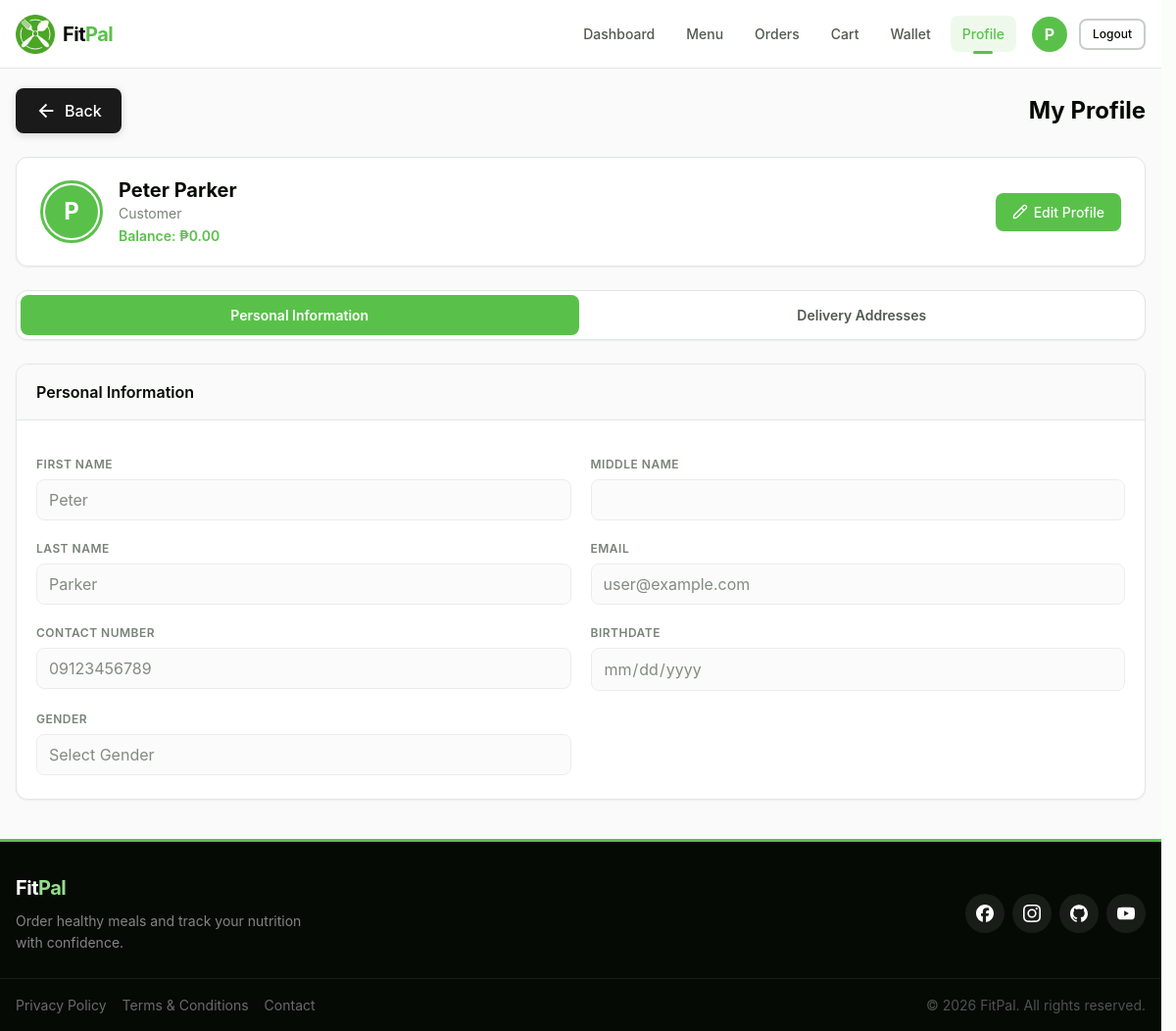
The page /customer/pages/profile.php (signed in) on the database its author committed.
### tables this page shows
CREATE TABLE customer_profile (
    customer_profile_id INT AUTO_INCREMENT PRIMARY KEY,
    customer_id INT NOT NULL UNIQUE,
    financial_account_id INT NOT NULL UNIQUE,
    profile_picture VARCHAR(255) NULL,
    dietary_preferences TEXT NULL,
    allergies TEXT NULL,
    fitness_goal VARCHAR(30) NULL CHECK (
        fitness_goal IN (
            'weight_loss',
            'muscle_gain',
            'maintenance'
        )
    ),
    height_cm DECIMAL(5, 2) NULL CHECK (
        height_cm IS NULL
        OR height_cm > 0
    ),
    weight_kg DECIMAL(5, 2) NULL CHECK (
        weight_kg IS NULL
        OR weight_kg > 0
    ),
    FOREIGN KEY (customer_id) REFERENCES customer (customer_id) ON DELETE CASCADE,
    FOREIGN KEY (financial_account_id) REFERENCES financial_account (financial_account_id) ON DELETE CASCADE,
    INDEX idx_customer_id (customer_id),
    INDEX idx_financial_account_id (financial_account_id)
) COMMENT = 'Customer profile with dietary and health information';

CREATE TABLE customer (
    customer_id INT AUTO_INCREMENT PRIMARY KEY,
    first_name VARCHAR(50) NOT NULL,
    middle_name VARCHAR(50) NULL,
    last_name VARCHAR(50) NOT NULL,
    birthdate DATE NULL,
    gender VARCHAR(10) NULL CHECK (
        gender IN ('Male', 'Female', 'Other')
    ),
    email VARCHAR(100) NOT NULL UNIQUE,
    contact_number VARCHAR(15) NULL,
    username VARCHAR(30) NULL UNIQUE,
    password VARCHAR(255) NOT NULL,
    date_created TIMESTAMP DEFAULT CURRENT_TIMESTAMP,
    is_active TINYINT(1) DEFAULT 1,
    INDEX idx_email (email),
    INDEX idx_username (username),
    INDEX idx_contact_number (contact_number)
) COMMENT = 'Customer account information';

CREATE TABLE financial_account (
    financial_account_id INT AUTO_INCREMENT PRIMARY KEY,
    balance DECIMAL(10, 2) NOT NULL DEFAULT 0.00,
    account_type VARCHAR(20) NOT NULL CHECK (
        account_type IN (
            'customer',
            'rider',
            'restaurant'
        )
    ),
    date_created TIMESTAMP DEFAULT CURRENT_TIMESTAMP,
    INDEX idx_account_type (account_type)
) COMMENT = 'Financial accounts for all users';

### customer/backend/database/customer-queries.php (called while the page is built, shortened)
<?php
function getCustomerProfile(PDO $db, int $customerId): array|false
{
    $stmt = $db->prepare(
        "SELECT
            c.customer_id,
            c.first_name,
            c.middle_name,
            c.last_name,
            c.email,
            c.username,
            c.contact_number,
            c.birthdate,
            c.gender,
            cp.profile_picture,
            cp.dietary_preferences,
            cp.allergies,
            cp.fitness_goal,
            cp.height_cm,
            cp.weight_kg,
            fa.balance
        FROM customer c
        LEFT JOIN customer_profile cp ON c.customer_id = cp.customer_id
        LEFT JOIN financial_account fa ON cp.financial_account_id = fa.financial_account_id
        WHERE c.customer_id = ?"
    );
    $stmt->execute([$customerId]);
    return $stmt->fetch(PDO::FETCH_ASSOC);
}
function formatCurrency(int|float|string|null $amount): string
{
    return '₱' . number_format((float)($amount ?? 0), 2);
}

### customer/pages/profile.php (the view, shortened to what this page needs)
<?php
$returnSlug  = $_SESSION['profile_return_slug'] ?? '';
$returnHref  = $returnSlug !== '' ? PROFILE_RETURN_DESTINATIONS[$returnSlug] : '';
$returnLabel = $returnSlug !== '' ? ucfirst($returnSlug) : '';
require_once __DIR__ . '/../includes/header.php';
require_once __DIR__ . '/../backend/database/customer-queries.php';
$customerId = (int)$_SESSION['customer_id'];
$profileData = getCustomerProfile($database_connection, $customerId) ?: null;
$fullName     = trim(($profileData['first_name'] ?? '') . ' ' . ($profileData['last_name'] ?? ''));
$balance      = (float)($profileData['balance'] ?? 0);
$profilePicUrl  = '';
$initial = strtoupper(substr($fullName !== '' ? $fullName : 'U', 0, 1));
?>
<div class="content profile-page">
    <div class="container">
        <div class="page-title-header">
            <div class="page-title-header-top">
                <button type="button" id="profileBackBtn" class="back-btn"
                    data-fallback-href="<?php echo $returnHref !== '' ? htmlspecialchars($returnHref, ENT_QUOTES, 'UTF-8') : ''; ?>">
                    <img src="<?php echo $assetBase; ?>assets/images/icons/arrow-left-line.svg" alt="Back"
                        class="back-btn-icon" width="20" height="20">
                    <span>Back<?php echo $returnLabel !== '' ? ' to ' . htmlspecialchars($returnLabel, ENT_QUOTES, 'UTF-8') : ''; ?></span>
                </button>
                <h1>My Profile</h1>
            </div>
        </div>
        <div class="profile-header-card" id="profileHeaderCard">
            <div class="profile-header-left">
                <div class="profile-avatar-wrap">
                    <?php if ($profilePicUrl !== ''): ?>
                    <img src="<?php echo htmlspecialchars($profilePicUrl, ENT_QUOTES, 'UTF-8'); ?>"
                        alt="Profile picture" id="profileAvatarImg" class="profile-avatar-image"
                        onerror="this.onerror=null; this.style.display='none'; var el=document.getElementById('profileAvatarInitial'); if(el){el.style.display='flex';}">
                    <span class="profile-avatar-placeholder" id="profileAvatarInitial" style="display: none;">
                        <?php echo htmlspecialchars($initial, ENT_QUOTES, 'UTF-8'); ?>
                    </span>
                    <?php else: ?>
                    <span class="profile-avatar-placeholder" id="profileAvatarInitial" style="display: flex;">
                        <?php echo htmlspecialchars($initial, ENT_QUOTES, 'UTF-8'); ?>
                    </span>
                    <?php endif; ?>
                </div>
                <div class="profile-name-role">
                    <p class="profile-full-name">
                        <?php echo htmlspecialchars($fullName ?: 'Customer', ENT_QUOTES, 'UTF-8'); ?></p>
                    <span class="profile-role-badge">Customer</span>
                    <span class="profile-balance">Balance: <?php echo formatCurrency($balance); ?></span>
                </div>
            </div>
            <div class="profile-header-right">
                <button type="button" id="editProfileBtn" class="btn btn-edit">
                    <img src="<?php echo $assetBase; ?>assets/images/icons/edit.svg" alt="" class="btn-icon">
                    <span>Edit Profile</span>
                </button>
            </div>
        </div>
        <div class="profile-tabs">
            <button type="button" id="tabBtnPersonal" class="profile-tab active" data-tab="personal">
                Personal Information
            </button>
            <button type="button" id="tabBtnAddresses" class="profile-tab" data-tab="addresses">
                Delivery Addresses
            </button>
        </div>
        <div class="profile-tab-content active" id="tab-personal">
            <div class="profile-card">
                <div class="card-header">
                    <h3>Personal Information</h3>
                </div>
                <div class="card-body">
                    <form id="profileForm" method="POST" action="../backend/handlers/profile-handler.php"
                        enctype="multipart/form-data" novalidate>
                        <div class="form-row">
                            <div class="form-group">
                                <label for="first_name" class="field-label">First Name</label>
                                <input type="text" id="first_name" name="first_name" class="form-control"
                                    value="<?php echo htmlspecialchars($profileData['first_name'] ?? '', ENT_QUOTES, 'UTF-8'); ?>"
                                    disabled>
                            </div>
                            <div class="form-group">
                                <label for="middle_name" class="field-label">Middle Name</label>
                                <input type="text" id="middle_name" name="middle_name" class="form-control"
                                    value="<?php echo htmlspecialchars($profileData['middle_name'] ?? '', ENT_QUOTES, 'UTF-8'); ?>"
                                    disabled>
                            </div>
                        </div>
                        <div class="form-row">
                            <div class="form-group">
                                <label for="last_name" class="field-label">Last Name</label>
                                <input type="text" id="last_name" name="last_name" class="form-control"
                                    value="<?php echo htmlspecialchars($profileData['last_name'] ?? '', ENT_QUOTES, 'UTF-8'); ?>"
                                    disabled>
                            </div>
                            <div class="form-group">
                                <label for="email" class="field-label">Email</label>
                                <input type="email" id="email" class="form-control"
                                    value="<?php echo htmlspecialchars($profileData['email'] ?? '', ENT_QUOTES, 'UTF-8'); ?>"
                                    disabled>
                            </div>
                        </div>
                        <div class="form-row">
                            <div class="form-group">
                                <label for="contact_number" class="field-label">Contact Number</label>
                                <input type="tel" id="contact_number" name="contact_number" class="form-control"
                                    value="<?php echo htmlspecialchars($profileData['contact_number'] ?? '', ENT_QUOTES, 'UTF-8'); ?>"
                                    placeholder="09XXXXXXXXX" maxlength="11" inputmode="numeric" disabled>
                            </div>
                            <div class="form-group">
                                <label for="birthdate" class="field-label">Birthdate</label>
                                <input type="date" id="birthdate" name="birthdate" class="form-control"
                                    value="<?php echo htmlspecialchars($profileData['birthdate'] ?? '', ENT_QUOTES, 'UTF-8'); ?>"
                                    disabled>
                            </div>
                        </div>
                        <div class="form-row">
                            <div class="form-group">
                                <label for="gender" class="field-label">Gender</label>
                                <select id="gender" name="gender" class="form-control" disabled>
                                    <option value="">Select Gender</option>
                                </select>
                            </div>
                        </div>
                    </form>
                </div>
            </div>
        </div>
    </div>
</div>
<?php require_once __DIR__ . '/../../shared/includes/footer.php'; ?>

### shared/assets/css/global.css (style rules this page uses)
:root { --text: #050a04; --background: #fafdfa; --primary: #59c14a; --secondary: #96de8c; --accent: #6cd85c; --primary-dark: #3d8a32; --primary-light: #7dce6e; --secondary-dark: #6cb862; --secondary-light: #b0e8a8; --accent-dark: #4ab83a; --accent-light: #8ae07c; --white: #ffffff; --black: #000000; --gray: #718096; --gray-50: #f9faf9; --gray-100: #f0f2f0; --gray-200: #e2e6e2; --gray-300: #c8cec8; --gray-400: #a0a8a0; --gray-500: #788278; --gray-600: #505a50; --gray-700: #384238; --gray-800: #202a20; --gray-900: #0a120a; --success: #28a745; --warning: #ffc107; --danger: #dc3545; --info: #17a2b8; --font-family: -apple-system, BlinkMacSystemFont, 'Segoe UI', Roboto, Oxygen, Ubuntu, Cantarell, 'Helvetica Neue', Arial, sans-serif; --font-size-xs: 0.75rem; --font-size-sm: 0.875rem; --font-size-base: 1rem; --font-size-lg: 1.125rem; --font-size-xl: 1.25rem; --font-size-2xl: 1.5rem; --font-size-3xl: 1.875rem; --font-size-4xl: 2.25rem; --font-size-5xl: 3rem; --font-weight-normal: 400; --font-weight-medium: 500; --font-weight-semibold: 600; --font-weight-bold: 700; --line-height-tight: 1.2; --line-height-normal: 1.5; --line-height-relaxed: 1.75; --spacing-1: 0.25rem; --spacing-2: 0.5rem; --spacing-3: 0.75rem; --spacing-4: 1rem; --spacing-5: 1.25rem; --spacing-6: 1.5rem; --spacing-8: 2rem; --spacing-10: 2.5rem; --spacing-12: 3rem; --spacing-16: 4rem; --spacing-20: 5rem; --radius-sm: 0.25rem; --radius-base: 0.5rem; --radius-lg: 0.75rem; --radius-xl: 1rem; --radius-full: 9999px; --shadow-sm: 0 1px 2px rgba(5, 10, 4, 0.05); --shadow-base: 0 1px 3px rgba(5, 10, 4, 0.1), 0 1px 2px rgba(5, 10, 4, 0.06); --shadow-md: 0 4px 6px rgba(5, 10, 4, 0.07), 0 2px 4px rgba(5, 10, 4, 0.06); --shadow-lg: 0 10px 15px rgba(5, 10, 4, 0.1), 0 4px 6px rgba(5, 10, 4, 0.05); --shadow-xl: 0 20px 25px rgba(5, 10, 4, 0.1), 0 10px 10px rgba(5, 10, 4, 0.04); --transition-fast: 150ms ease; --transition-base: 250ms ease; --transition-slow: 350ms ease; --z-dropdown: 1000; --z-sticky: 1020; --z-fixed: 1030; --z-modal-backdrop: 1040; --z-modal: 1050; --z-popover: 1060; --z-tooltip: 1070; }
*, *::before, *::after { box-sizing: border-box; margin: 0; padding: 0; }
html { scroll-behavior: smooth; -webkit-text-size-adjust: 100%; }
body { font-family: var(--font-family); font-size: var(--font-size-base); font-weight: var(--font-weight-normal); line-height: var(--line-height-normal); color: var(--text); background-color: var(--background); min-height: 100vh; display: flex; flex-direction: column; -webkit-font-smoothing: antialiased; -moz-osx-font-smoothing: grayscale; }
img { max-width: 100%; height: auto; display: block; }
button { cursor: pointer; font-family: inherit; font-size: inherit; border: none; background: none; color: inherit; transition: all var(--transition-fast); }
input, select, textarea { font-family: inherit; font-size: var(--font-size-base); color: var(--text); border: 1px solid var(--gray-300); border-radius: var(--radius-base); padding: var(--spacing-2) var(--spacing-3); background: var(--white); transition: border-color var(--transition-fast), box-shadow var(--transition-fast); width: 100%; }
input:disabled, select:disabled, textarea:disabled { background: var(--gray-100); cursor: not-allowed; opacity: 0.7; }
.content { flex: 1; display: flex; flex-direction: column; width: 100%; padding: 0; min-height: calc(100vh - 70px); }
.container { max-width: 1200px; margin: 0 auto; padding: 0 var(--spacing-4); width: 100%; }
.btn { display: inline-flex; align-items: center; justify-content: center; gap: var(--spacing-2); padding: var(--spacing-2) var(--spacing-4); border-radius: var(--radius-base); font-weight: var(--font-weight-medium); font-size: var(--font-size-sm); line-height: var(--line-height-normal); text-align: center; text-decoration: none; transition: all var(--transition-fast); border: 2px solid transparent; cursor: pointer; white-space: nowrap; }
.card-header { padding-bottom: var(--spacing-3); margin-bottom: var(--spacing-3); border-bottom: 1px solid var(--gray-200); font-weight: var(--font-weight-semibold); }
.form-group { margin-bottom: var(--spacing-4); }

### customer/assets/css/header.css (style rules this page uses)
html { scrollbar-gutter: stable; }

### rows shown on the page
customer_profile: customer.last_name "P", customer.last_name "Peter Parker", financial_account.balance "₱0.00", first_name "Peter", last_name "Parker", customer.email "user@example.com", contact_number "09123456789"

### other values the page prints
$userInitial "P"
